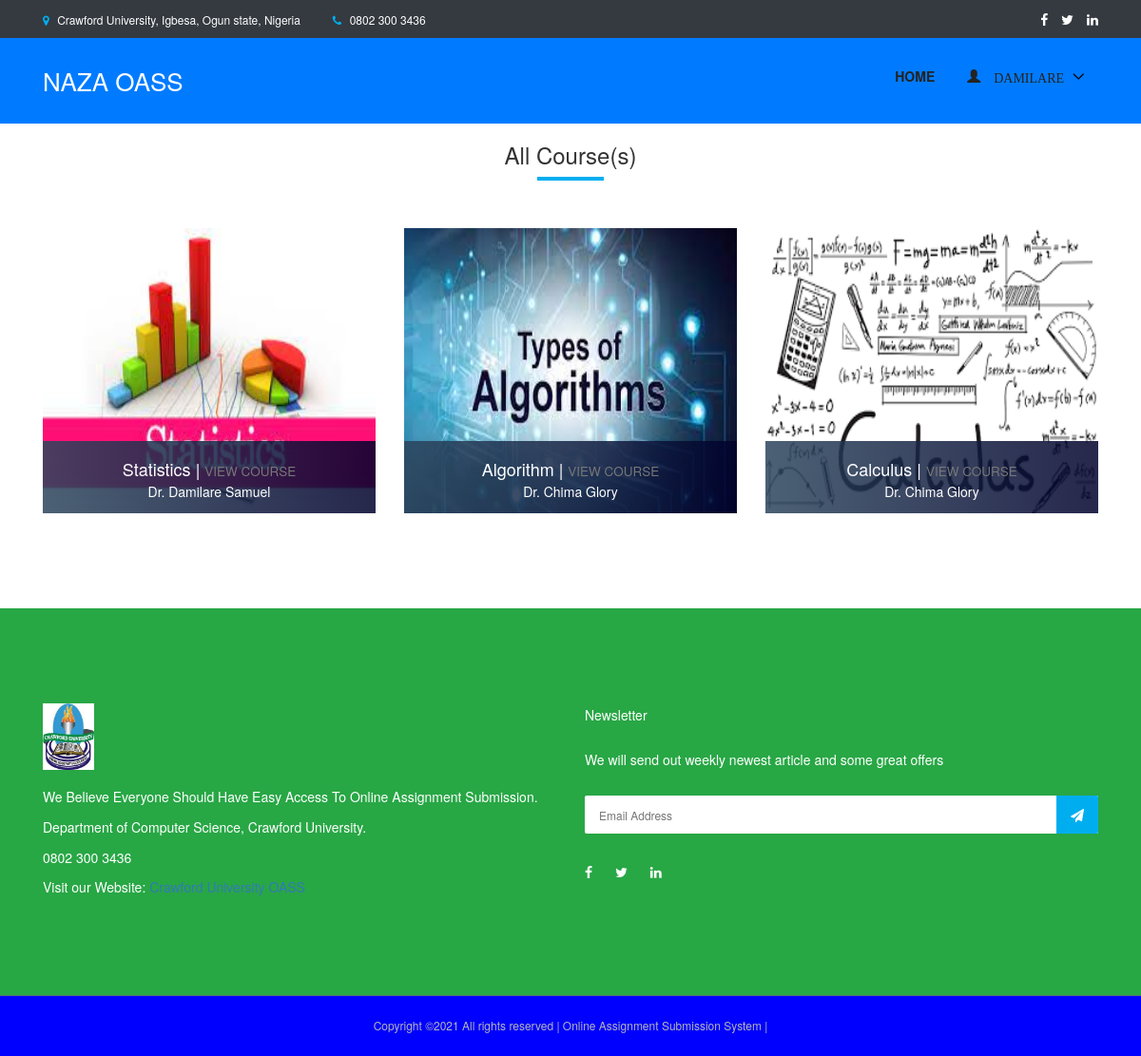
The app's page /course/ (signed in) with its own data.
### authentication/models.py (models this page shows, shortened)
class User(AbstractUser):
    username = None
    role = models.CharField(max_length=12, error_messages={
        'required': "Role must be provided"
    })
    email = models.EmailField(unique=True, blank=False,
                              error_messages={
                                  'unique': "A user with that email already exists.",
                              })
    USERNAME_FIELD = "email"
    REQUIRED_FIELDS = []
    objects = UserManager()

### core/models.py (models this page shows, shortened)
class Course(models.Model):
    user = models.ForeignKey(User, on_delete=models.CASCADE)
    course_name = models.CharField(max_length=100)
    course_image = models.ImageField(upload_to='media')
    teacher_name = models.CharField(max_length=50)
    course_code = models.CharField(max_length=50, null=False, default='CSC 101')
    teacher_details = models.TextField()
    course_description = models.TextField()
    created_at = models.DateField(default=timezone.now())
    end_date = models.CharField(max_length=20)

### core/views.py (the view)
# urls.py: path('course/', CourseView.as_view(), name='course'),
class CourseView(ListView):
    model = Course
    template_name = 'core/instructor/courses.html'
    context_object_name = 'course'
    @method_decorator(login_required(login_url=reverse_lazy('authentication:login')))
    def dispatch(self, request, *args, **kwargs):
        return super().dispatch(self.request, *args, **kwargs)
    def get_queryset(self):
        return self.model.objects.all().order_by('id')  # filter(user_id=self.request.user.id).order_by('-id')
    def get_context_data(self, **kwargs):
        context = super(CourseView, self).get_context_data(**kwargs)
        context['assignment_notification'] = Assignment.objects.filter(status='Incomplete').count()
        return context

### templates/core/instructor/courses.html (shortened to what this page needs)
{% extends 'base.html' %}
{% load static %}
{% block content %}
    <div class="container">
      <div class="row">
        <div class="col-12">
          <div class="section-heading text-center">
            <h3>All Course(s)</h3>
            <div class="line"></div>
          </div>
        </div>
      </div>
      <div class="row">
          {% for course in course %}
        <div class="col-12 col-sm-6 col-md-4">
          <div class="single-dentist-area mb-100">
            <img  style="height: 300px; width: 500px " src="{{ course.course_image.url }}" alt="">
            <div class="dentist-content">
              <div class="dentist-info bg-gradient-overlay">
                  <h5>{{ course.course_name }} |  <a href="{% url 'core:course-view' course.course_code %}"> <small>VIEW COURSE</small></a> </h5>
                <p>{{ course.teacher_name }} </p>
              </div>
            </div>
          </div>
        </div>
      {% endfor %}
      </div>
    </div>
{% endblock %}

### templates/base.html (shortened to what this page needs)
{% load static %}
<!DOCTYPE html>
<html lang="en">
<head>
  <link rel="stylesheet" href="{% static 'style.css' %}">
<link rel="stylesheet" href="https://maxcdn.bootstrapcdn.com/bootstrap/3.3.7/css/bootstrap.min.css">
</head>
<body>
   {% include 'nav.html' %}
       {% block content %}
      {% endblock %}
   <footer class="footer-area bg-img bg-success">
    <div class="container">
      <div class="row">
        <div class="col-12 col-sm-6 col-lg-6">
          <div class="single-footer-widget">
            <a href="/" class="d-block mb-4"><img style="height: 70px" src="{% static 'logo.jpeg' %}" alt=""></a>
            <div class="footer-contact">
                 <p> We Believe Everyone Should Have Easy Access To Online Assignment Submission.</p>
              <p> Department of Computer Science, Crawford University.</p>
              <p> 0802 300 3436</p>
              <p> Visit our Website: <span><a href="http://crawforduniversity.edu.ng/crawford/">Crawford University OASS</a></span></p>
            </div>
          </div>
        </div>
        <div class="col-12 col-sm-6 col-lg">
          <div class="single-footer-widget">
            <h5 class="widget-title">Newsletter</h5>
            <p>We will send out weekly newest article and some great offers</p>
            <div class="footer-newsletter-form">
              <form action="#" method="post">
                <input type="email" name="nl-email" value="" placeholder="Email Address">
                <button type="submit"><i class="fa fa-paper-plane" aria-hidden="true"></i></button>
              </form>
            </div>
            <div class="footer-social-info">
              <a href="#" data-toggle="tooltip" data-placement="top" title="Facebook"><i class="fa fa-facebook"></i></a>
              <a href="#" data-toggle="tooltip" data-placement="top" title="Twitter"><i class="fa fa-twitter"></i></a>
              <a href="#" data-toggle="tooltip" data-placement="top" title="Linkedin"><i class="fa fa-linkedin"></i></a>
            </div>
          </div>
        </div>
      </div>
    </div>
    <div class="" style="background-color: blue;">
      <div class="row">
        <div class="col-12">
          <div class="copywrite-content">
            <p>
Copyright &copy;<script>document.write(new Date().getFullYear());</script> All rights reserved | Online Assignment Submission System |
</p>
          </div>
        </div>
      </div>
    </div>
  </footer>
</body>
</html>

### templates/nav.html (shortened to what this page needs)
{% load static %}
<header class="header-area">
    <div class="top-header-area bg-dark">
        <div class="container h-100">
            <div class="row h-100 align-items-center">
                <div class="col-6 col-md-9 col-lg-8">
                    <div class="top-header-content">
                        <a href="#" data-toggle="tooltip" data-placement="bottom" title="Brgy. Enclaro, Binalbagan, Negros Occidental"><i
                                class="fa fa-map-marker"></i> <span class="text-white">Crawford University, Igbesa, Ogun state, Nigeria</span></a>
                        <a href="#" data-toggle="tooltip" data-placement="bottom" title="http://crawforduniversity.edu.ng/crawford/"><i
                                class="fa fa-phone"></i> <span class="text-white">0802 300 3436</span></a>
                    </div>
                </div>
                <div class="col-6 col-md-3 col-lg-4">
                    <div class="top-header-social-info text-right">
                        <a href="#" data-toggle="tooltip" data-placement="bottom" title="Facebook"><i
                                class="fa fa-facebook text-white"></i></a>
                        <a href="#" data-toggle="tooltip" data-placement="bottom" title="Twitter"><i
                                class="fa fa-twitter text-white"></i></a>
                        <a href="#" data-toggle="tooltip" data-placement="bottom" title="Linkedin"><i
                                class="fa fa-linkedin text-white"></i></a>
                    </div>
                </div>
            </div>
        </div>
    </div>
    <div class="main-header-area bg-primary">
        <div class="classy-nav-container breakpoint-off">
            <div class="container">
                <nav class="classy-navbar justify-content-between" id="dentoNav">
                    <a class="nav-brand text-white" href="/">NAZA OASS
                    </a>
                    <div class="classy-menu">
                        <div class="classynav">
                            <ul id="nav">
                                <li><a href="/">Home</a></li>
                                {% if request.user.is_authenticated and request.user.role == 'instructor' %}
                                    <li>
                                        <a href="">
                                            <span class="glyphicon glyphicon-user">
                                                    {{ request.user.first_name }}
                                            </span>
                                        </a>
                                    </li>
                                {% endif %}
                            </ul>
                        </div>
                    </div>
                </nav>
            </div>
        </div>
    </div>
</header>

### static/style.css (style rules this page uses)
* { margin: 0; padding: 0; }
body { font-family: "Montserrat", sans-serif; font-weight: 400; font-size: 14px; }
h1, h2, h3, h4, h5, h6 { font-family: "Montserrat", sans-serif; color: #333333; line-height: 1.4; font-weight: 600; }
a, a:active, a:focus, a:hover { color: #333333; text-decoration: none; -webkit-transition-duration: 500ms; -o-transition-duration: 500ms; transition-duration: 500ms; outline: none; }
li { list-style: none; }
p { line-height: 1.9; color: #707070; font-size: 14px; font-weight: 400; }
img { max-width: 100%; height: auto; }
ul { margin: 0; padding: 0; }
ul li { margin: 0; padding: 0; }
.bg-gradient-overlay { position: relative; z-index: 1; }
.bg-gradient-overlay::after { position: absolute; content: ""; height: 100%; width: 100%; top: 0; left: 0; z-index: -1; background: #2c455d; background: -webkit-linear-gradient(to right, #2c455d, #00012c); background: linear-gradient(to right, #2c455d, #00012c); opacity: 0.85; }
.bg-img { background-position: center center; background-size: cover; background-repeat: no-repeat; }
.mb-100 { margin-bottom: 100px; }
.section-heading { position: relative; z-index: 1; margin-bottom: 50px; }
.section-heading .line { width: 70px; height: 4px; background-color: #00aeef; }
.section-heading.text-center .line { margin: 0 auto; }
.header-area { position: relative; z-index: 599; width: 100%; -webkit-transition-duration: 500ms; -o-transition-duration: 500ms; transition-duration: 500ms; }
.top-header-area { position: relative; z-index: 1; height: 40px; background-color: #f4f4f4; }
.top-header-area .top-header-content a { display: inline-block; font-size: 12px; color: #707070; }
.top-header-area .top-header-content a i { color: #00aeef; margin-right: 5px; }
.top-header-area .top-header-content a:last-child { margin-left: 30px; }
.top-header-area .top-header-social-info a { color: #707070; display: inline-block; font-size: 14px; margin-left: 10px; }
.classy-nav-container { background-color: transparent; }
.classy-nav-container .classy-navbar { height: 90px; padding: 0; }
.classy-nav-container .classy-navbar .classynav ul li a { padding: 0 15px; font-weight: 600; font-size: 14px; text-transform: uppercase; }
.single-dentist-area { position: relative; z-index: 1; background-color: #f4f4f4; -webkit-transition-duration: 500ms; -o-transition-duration: 500ms; transition-duration: 500ms; }
.single-dentist-area .dentist-content { position: absolute; width: 100%; bottom: 0; }
.single-dentist-area .dentist-content .dentist-info { width: 100%; padding: 10px 15px; text-align: center; }
.single-dentist-area .dentist-content .dentist-info h5 { color: #ffffff; font-size: 18px; margin-bottom: 0; }
.single-dentist-area .dentist-content .dentist-info p { color: #ffffff; margin-bottom: 0; }
.footer-area { position: relative; z-index: 1; padding-top: 100px; }
.single-footer-widget { position: relative; z-index: 1; margin-bottom: 100px; }
.single-footer-widget .widget-title { color: #ffffff; margin-top: 5px; margin-bottom: 25px; display: block; }
.single-footer-widget p { color: #ffffff; }
.single-footer-widget .footer-contact { position: relative; z-index: 1; }
.single-footer-widget .footer-contact p { margin-bottom: 5px; font-size: 14px; }
.single-footer-widget .footer-contact p:last-child { margin-bottom: 0; }
.single-footer-widget .footer-newsletter-form { position: relative; z-index: 1; margin-bottom: 30px; margin-top: 25px; }
.single-footer-widget .footer-newsletter-form input { width: 100%; height: 40px; background-color: #ffffff; border-radius: 2px; border: none; font-size: 12px; padding: 0 15px; }
.single-footer-widget .footer-newsletter-form button { width: auto; padding: 0 15px; background-color: #00aeef; color: #ffffff; border: none; border-radius: 0 2px 2px 0; line-height: 40px; height: 40px; cursor: pointer; position: absolute; top: 0; right: 0; z-index: 10; -webkit-transition-duration: 500ms; -o-transition-duration: 500ms; transition-duration: 500ms; }
.single-footer-widget .footer-social-info a { display: inline-block; color: #ffffff; margin-right: 20px; }
.copywrite-content { position: relative; z-index: 1; border-top: 1px solid #576a7d; padding: 20px 0; text-align: center; }
.copywrite-content p { font-size: 12px; color: #b7b7b7; margin-bottom: 0; }

### records on screen
User: user.first_name "DAMILARE"
Course: course_image (picture), course_name "Statistics", teacher_name "Dr. Damilare Samuel"
Course: course_image (picture), course_name "Algorithm", teacher_name "Dr. Chima Glory"
Course: course_image (picture), course_name "Calculus", teacher_name "Dr. Chima Glory"
